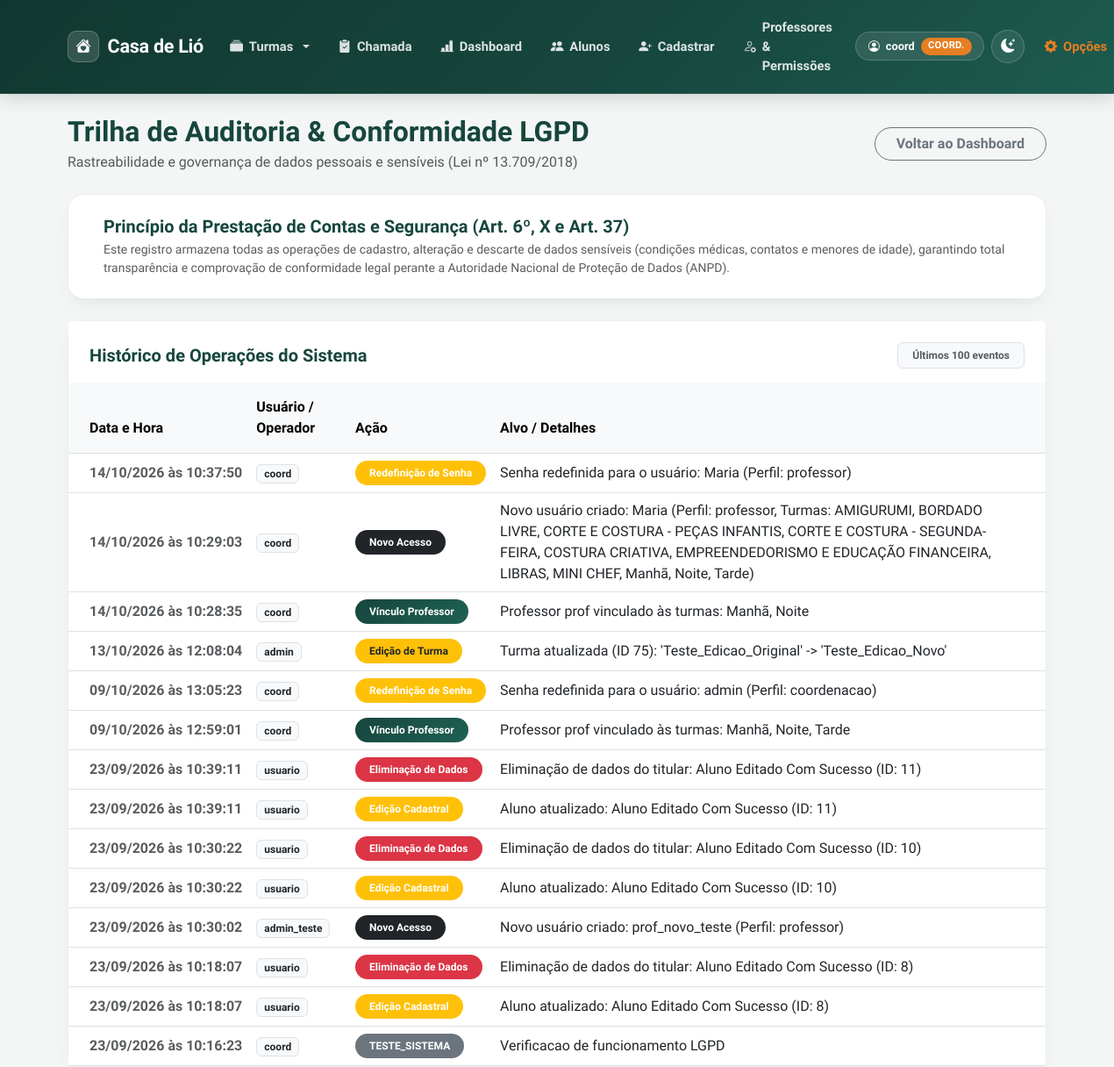
Page /auditoria (signed in) on the earlier database version.
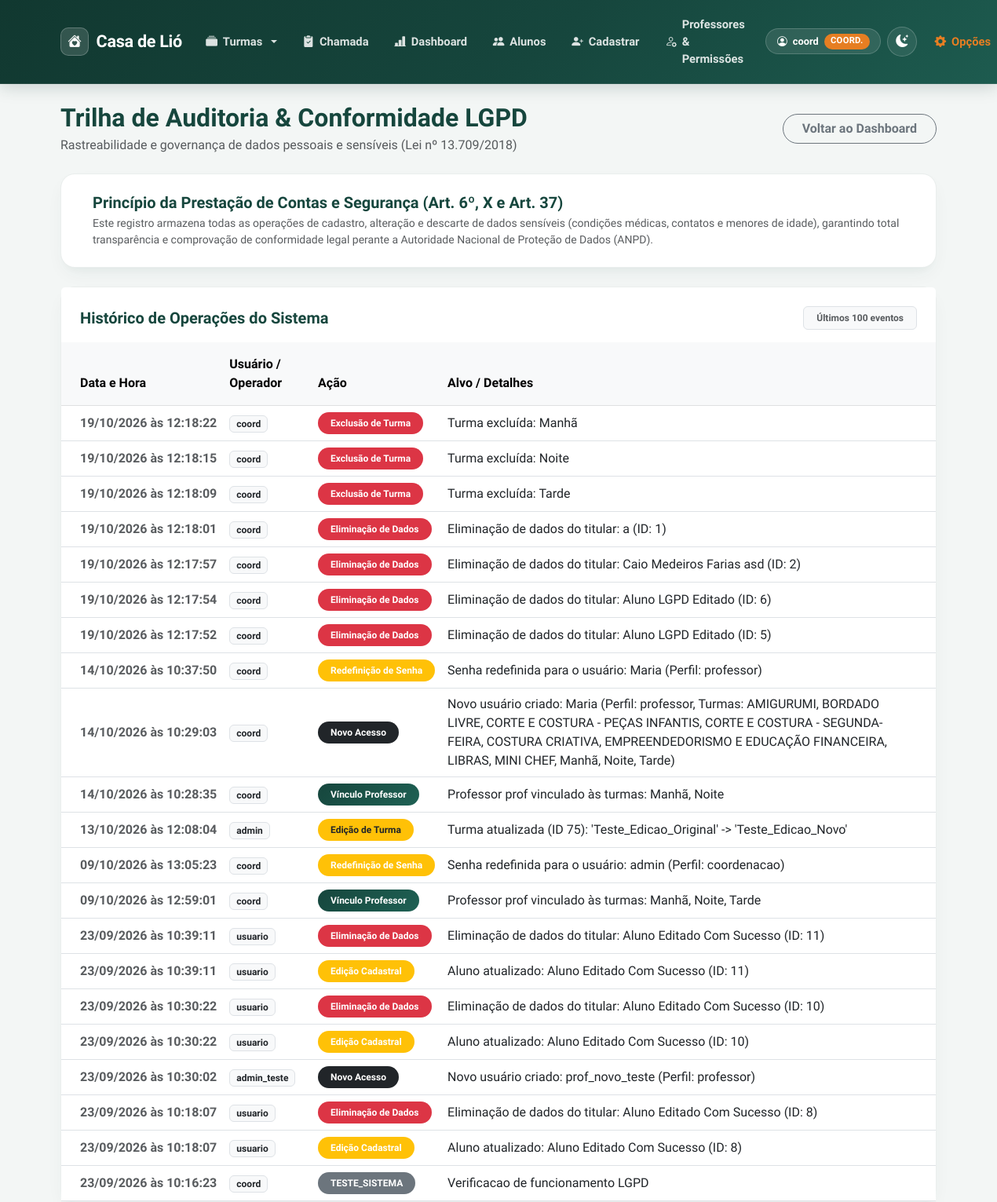
Same page on the later database version.
### tables this page shows
CREATE TABLE logs_auditoria (
            id INTEGER PRIMARY KEY AUTOINCREMENT,
            usuario TEXT NOT NULL,
            acao TEXT NOT NULL,
            alvo TEXT,
            data_hora TEXT NOT NULL
        );

### app.py (the view)
@app.get("/auditoria", response_class=HTMLResponse)
async def tela_auditoria(request: Request):
    usuario = obter_usuario_atual(request)
    if not usuario or usuario['perfil'] != 'coordenacao':
        return RedirectResponse(url="/", status_code=303)
    conexao = pegar_conexao()
    logs_db = conexao.execute('''
        SELECT id, usuario, acao, alvo, data_hora
        FROM logs_auditoria
        ORDER BY id DESC
        LIMIT 100
    ''').fetchall()
    conexao.close()
    logs = []
    for log in logs_db:
        log_dict = dict(log)
        try:
            dt = datetime.strptime(log['data_hora'], "%Y-%m-%d %H:%M:%S")
            log_dict['data_hora_formatada'] = dt.strftime("%d/%m/%Y às %H:%M:%S")
        except Exception:
            log_dict['data_hora_formatada'] = log['data_hora']
        logs.append(log_dict)
    return templates.TemplateResponse(
        request=request,
        name="auditoria.html",
        context={"logs": logs, "usuario_atual": usuario}
    )

### templates/auditoria.html (shortened to what the changed rows need)
{% extends 'base.html' %}
{% block conteudo %}
<div class="row mb-4 align-items-center">
    <div class="col-md-8">
        <h2 class="text-primary fw-bold mb-1">Trilha de Auditoria & Conformidade LGPD</h2>
    </div>
</div>
<div class="card shadow-sm border-0" style="border-radius: 1rem;">
    <div class="card-body p-0">
        <div class="table-responsive">
            <table class="table table-hover align-middle mb-0">
                <thead class="table-light">
                    <tr>
                        <th class="ps-4 py-3">Data e Hora</th>
                        <th class="py-3">Usuário / Operador</th>
                        <th class="py-3">Ação</th>
                        <th class="pe-4 py-3">Alvo / Detalhes</th>
                    </tr>
                </thead>
                <tbody>
                    {% for log in logs %}
                    <tr>
                        <td class="ps-4 fw-semibold text-muted" style="white-space: nowrap;">
                            {{ log['data_hora_formatada'] }}
                        </td>
                        <td>
                            <span class="badge bg-light text-dark border px-2 py-1 fw-bold">
                                 {{ log['usuario'] }}
                            </span>
                        </td>
                        <td>
                            {% if log['acao'] == 'CADASTRO_ALUNO' %}
                                <span class="badge bg-success rounded-pill px-3 py-2 fw-semibold">Novo Aluno</span>
                            {% elif log['acao'] == 'EDICAO_ALUNO' %}
                                <span class="badge bg-warning text-white rounded-pill px-3 py-2 fw-semibold">Edição Cadastral</span>
                            {% elif log['acao'] == 'EXCLUSAO_ALUNO' %}
                                <span class="badge bg-danger rounded-pill px-3 py-2 fw-semibold">Eliminação de Dados</span>
                            {% elif log['acao'] == 'ANEXO_ATESTADO' %}
                                <span class="badge bg-info text-white rounded-pill px-3 py-2 fw-semibold">Atestado Médico</span>
                            {% elif log['acao'] == 'CRIACAO_USUARIO' %}
                                <span class="badge bg-dark rounded-pill px-3 py-2 fw-semibold">Novo Acesso</span>
                            {% elif log['acao'] == 'CRIACAO_TURMA' %}
                                <span class="badge bg-primary rounded-pill px-3 py-2 fw-semibold">Nova Turma / Curso</span>
                            {% elif log['acao'] == 'VINCULO_PROFESSOR_TURMA' %}
                                <span class="badge bg-primary rounded-pill px-3 py-2 fw-semibold">Vínculo Professor</span>
                            {% elif log['acao'] == 'EXCLUSAO_TURMA' %}
                                <span class="badge bg-danger rounded-pill px-3 py-2 fw-semibold">Exclusão de Turma</span>
                            {% elif log['acao'] == 'EDICAO_TURMA' %}
                                <span class="badge bg-warning text-dark rounded-pill px-3 py-2 fw-semibold">Edição de Turma</span>
                            {% elif log['acao'] == 'ALTERACAO_SENHA' %}
                                <span class="badge bg-warning text-white rounded-pill px-3 py-2 fw-semibold">Redefinição de Senha</span>
                            {% else %}
                                <span class="badge bg-secondary rounded-pill px-3 py-2">{{ log['acao'] }}</span>
                            {% endif %}
                        </td>
                        <td class="pe-4 text-dark">
                            {{ log['alvo'] or '—' }}
                        </td>
                    </tr>
                    {% else %}
                    <tr>
                        <td colspan="4" class="text-center text-muted py-5">
                            Nenhum registro de auditoria gerado até o momento.
                        </td>
                    </tr>
                    {% endfor %}
                </tbody>
            </table>
        </div>
    </div>
</div>
{% endblock %}

Differences in the rows shown:
added logs_auditoria: data_hora_formatada "19/10/2026 às 12:18:22", usuario "coord", acao "Exclusão de Turma", alvo "Turma excluída: Manhã"
added logs_auditoria: data_hora_formatada "19/10/2026 às 12:18:15", usuario "coord", acao "Exclusão de Turma", alvo "Turma excluída: Noite"
added logs_auditoria: data_hora_formatada "19/10/2026 às 12:18:09", usuario "coord", acao "Exclusão de Turma", alvo "Turma excluída: Tarde"
added logs_auditoria: data_hora_formatada "19/10/2026 às 12:18:01", usuario "coord", acao "Eliminação de Dados", alvo "Eliminação de dados do titular: a (ID: 1)"
added logs_auditoria: data_hora_formatada "19/10/2026 às 12:17:57", usuario "coord", acao "Eliminação de Dados", alvo "Eliminação de dados do titular: Caio Medeiros Farias asd (ID: 2)"
added logs_auditoria: data_hora_formatada "19/10/2026 às 12:17:54", usuario "coord", acao "Eliminação de Dados", alvo "Eliminação de dados do titular: Aluno LGPD Editado (ID: 6)"
added logs_auditoria: data_hora_formatada "19/10/2026 às 12:17:52", usuario "coord", acao "Eliminação de Dados", alvo "Eliminação de dados do titular: Aluno LGPD Editado (ID: 5)"
